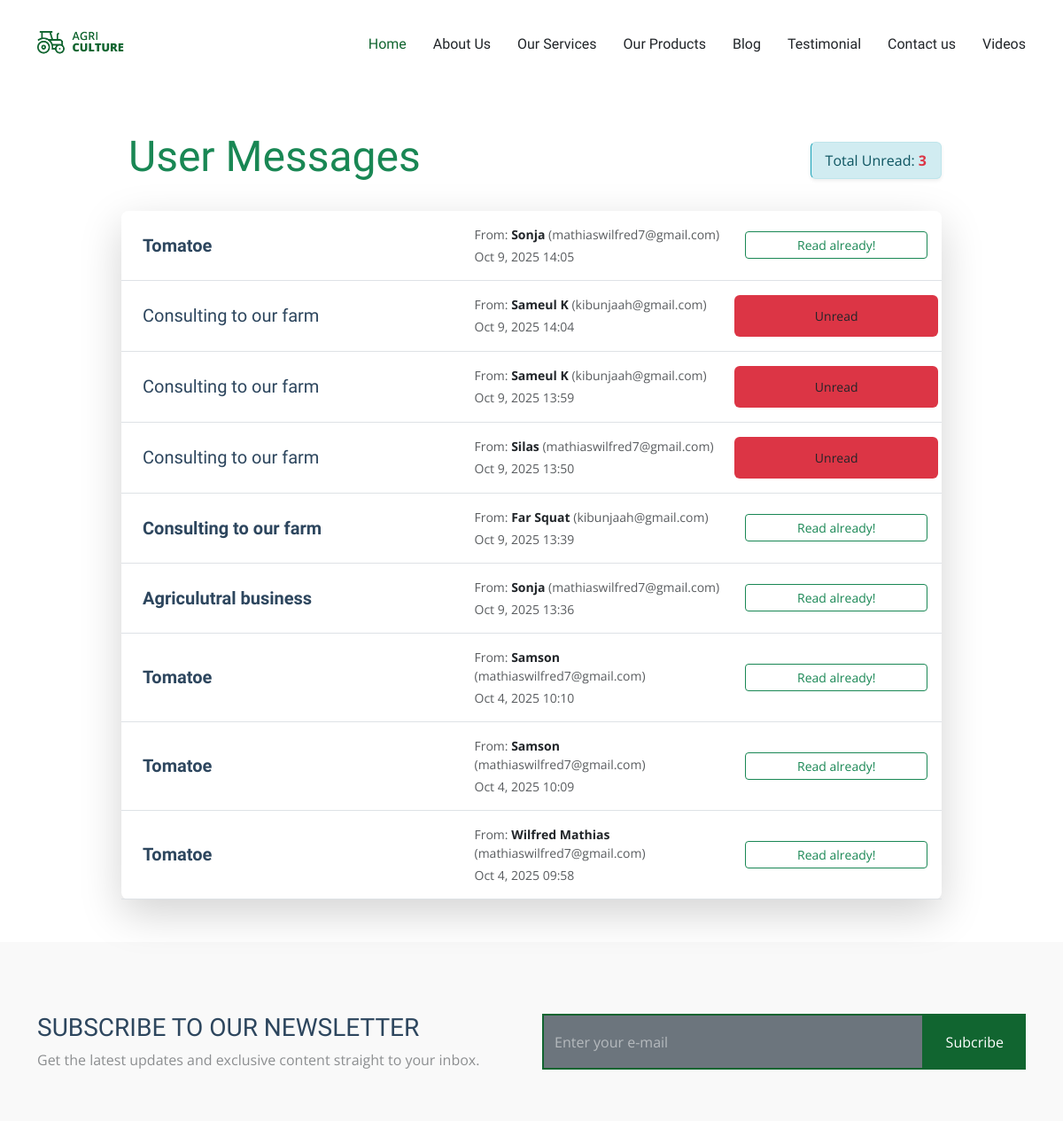
The page /contact_list/ (upper part) on the database as committed earlier.
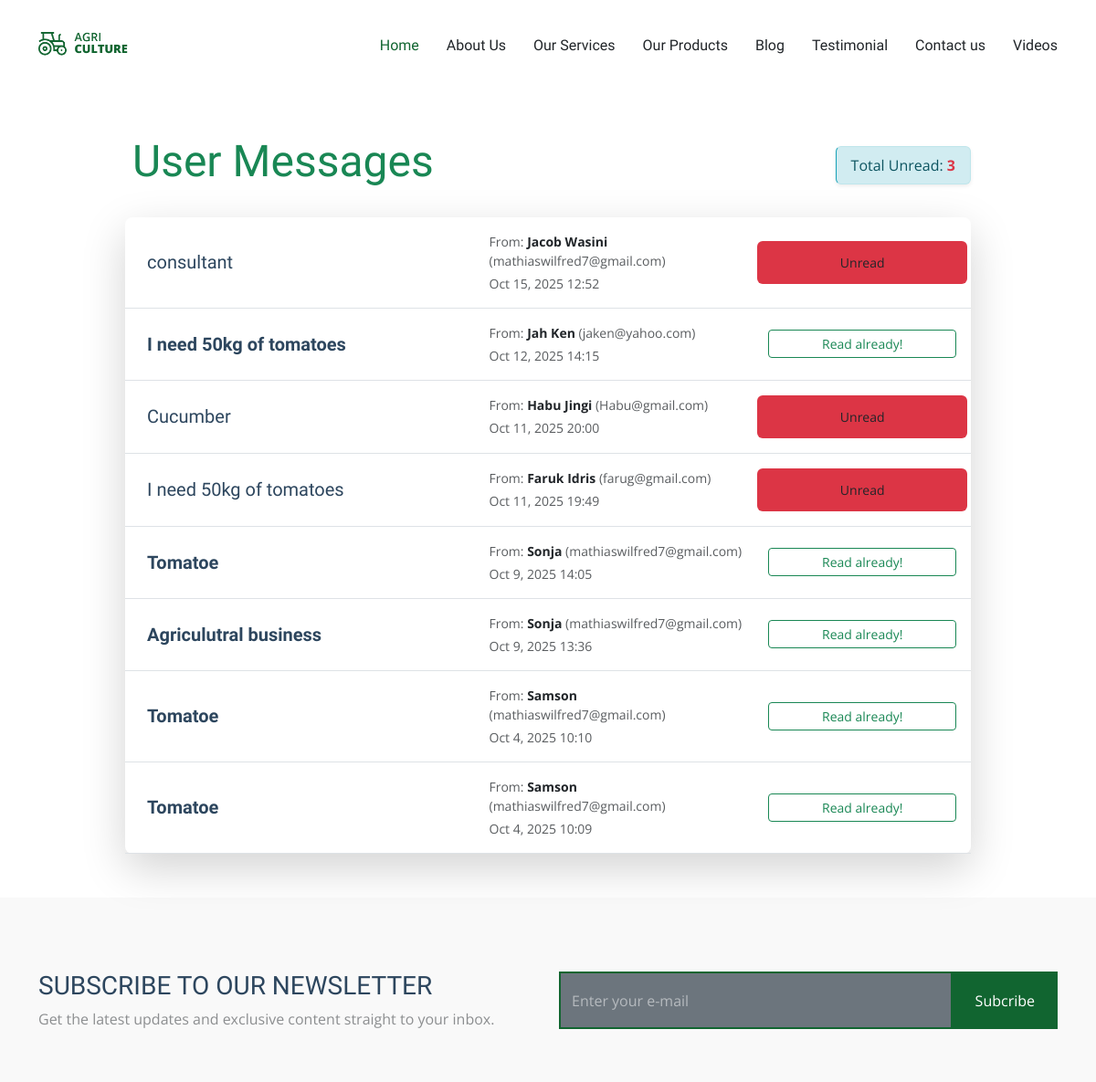
The same page on the database as committed later.
### sajeksApp/models.py (models this page shows, shortened)
class Contact(models.Model):
    name = models.CharField(max_length=50)
    email = models.EmailField(max_length=50)
    subject=models.CharField(max_length=50)
    message = CKEditor5Field(max_length=500)
    status = models.BooleanField(default=True)
    posted_on = models.DateTimeField(auto_now_add=True)
    class Meta:
        ordering = ['posted_on']

### sajeksApp/views.py (the view)
# urls.py: path('contact_list/', views.contact_list, name ='contact_list'),
def contact_list(request):
    contacts = Contact.objects.all().order_by('-posted_on')
    unread_count= Contact.objects.filter(status = True).count()
    msg_countig = Contact.objects.filter(status =True)
    message_count = msg_countig.count()
    subscribtion_form = SubscribtionForm()
    context ={
        'contacts':contacts,
        'unread_count':unread_count,
        'message_count':message_count,
        'sub_form':subscribtion_form
    }
    return render(request, 'sajeksApp/contact_list.html', context)

### sajeksApp/forms.py
class TestimonialForm(forms.ModelForm):
    rating = forms.IntegerField(
        label='Rate Your Experience (1 to 5 Stars)',
        widget=forms.RadioSelect(choices=[
            (1, '⭐'),
            (2, '⭐⭐'),
            (3, '⭐⭐⭐'),
            (4, '⭐⭐⭐⭐'),
            (5, '⭐⭐⭐⭐⭐')
        ]),
        initial=5,
    )
    class Meta:
        model = Testimonial
        fields = ['full_name', 'rating', 'message', 'image']
        widgets = {
            'full_name': forms.TextInput(attrs={'class': 'form-control form-control-lg', 'placeholder': 'Your Full Name'}),
            'message': forms.Textarea(attrs={'class': 'form-control', 'rows': 6, 'placeholder': 'Share your detailed experience here...'}),
            'image': forms.FileInput(attrs={'class': 'form-control'}), # File inputs need form-control
        }

class SubscribtionForm(forms.ModelForm):
    class Meta:
        model = Subscribtion
        fields = ['email']
        widgets = {
            'email': forms.EmailInput(attrs={
                'class': 'form-control h-100 bg-secondary',
                'placeholder': 'Enter your e-mail',
            }),
        }

### sajeksApp/templates/sajeksApp/contact_list.html (shortened to what this page needs)
{% extends 'sajeksApp/base/base.html' %}
{% load static %}
{% block content %}
<div class="container my-5">
    <div class="row">
        <div class="col-lg-10 offset-lg-1">
            <div class="d-flex justify-content-between align-items-center mb-4">
                <h1 class="display-5 text-success">
                     User Messages
                </h1>
                <div class="alert alert-info py-2 px-3 m-0 shadow-sm">
                    Total Unread: <strong class = "text-danger">{{ unread_count }}</strong>
                </div>
            </div>
            <div class="message-list shadow-lg rounded-3">
                {% for contact in contacts %}
                <div class="message-item p-3 border-bottom {% if not contact.status %}unread-message{% endif %}">
                    <div class="row align-items-center">
                        <div class="col-md-5 d-flex align-items-center">
                            <h5 class="mb-0 text-truncate {% if not contact.status %}fw-bold{% endif %}">
                                {{ contact.subject }}
                            </h5>
                        </div>
                        <div class="col-md-4 text-muted small mt-2 mt-md-0">
                            From: <strong class="text-dark">{{ contact.name }}</strong> ({{ contact.email }})
                            <span class="d-block mt-1">
                                 {{ contact.posted_on|date:"M j, Y H:i" }}
                            </span>
                        </div>
                        {% if contact.status == True %}
                        <div class="col-md-3 badge bg-danger text-success fw-bold p-2">
                            <a href="{% url 'contact_detail' contact.id %}" class="btn btn-sm w-100 w-md-auto">
                                Unread
                            </a>
                        </div>
                        {% else %}
                        <div class="col-md-3 text-end mt-2 mt-md-0">
                            <a href="{% url 'contact_detail' contact.id %}" class="btn btn-sm btn-outline-success w-100 w-md-auto">
                                Read already!
                            </a>
                        </div>
                        {% endif %}
                    </div>
                </div>
                {% empty %}
                <div class="p-5 text-center text-muted">
                    <i class="far fa-check-circle display-4 mb-3 text-success"></i>
                    <p class="lead">Hooray! Your inbox is empty.</p>
                </div>
                {% endfor %}
            </div>
        </div>
    </div>
</div>
{% endblock %}

Rows that differ between the two databases and show on the page:
removed Contact: subject "Consulting to our farm", name "Sameul K", email "kibunjaah@gmail.com", posted_on "Oct 9, 2025 14:04", status "Unread"
removed Contact: subject "Consulting to our farm", name "Sameul K", email "kibunjaah@gmail.com", posted_on "Oct 9, 2025 13:59", status "Unread"
removed Contact: subject "Consulting to our farm", name "Silas", email "mathiaswilfred7@gmail.com", posted_on "Oct 9, 2025 13:50", status "Unread"
removed Contact: subject "Consulting to our farm", name "Far Squat", email "kibunjaah@gmail.com", posted_on "Oct 9, 2025 13:39", status "Read already!"
removed Contact: subject "Tomatoe", name "Wilfred Mathias", email "mathiaswilfred7@gmail.com", posted_on "Oct 4, 2025 09:58", status "Read already!"
added Contact: subject "consultant", name "Jacob Wasini", email "mathiaswilfred7@gmail.com", posted_on "Oct 15, 2025 12:52", status "Unread"
added Contact: subject "I need 50kg of tomatoes", name "Jah Ken", email "jaken@yahoo.com", posted_on "Oct 12, 2025 14:15", status "Read already!"
added Contact: subject "Cucumber", name "Habu Jingi", email "Habu@gmail.com", posted_on "Oct 11, 2025 20:00", status "Unread"
added Contact: subject "I need 50kg of tomatoes", name "Faruk Idris", email "farug@gmail.com", posted_on "Oct 11, 2025 19:49", status "Unread"
